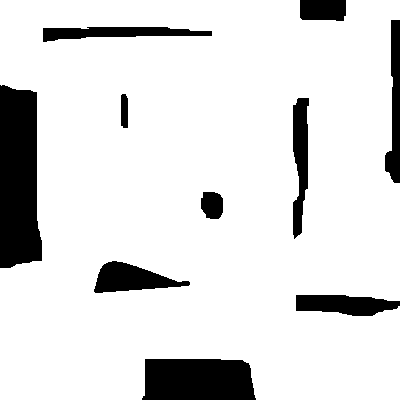
#> input picture grid2.png, 400 x 400 px
$ python 'A*_bezier_smoothing.py'
#> lines starting #> are read from the running program, lines starting #| are printed output that depends on the picture; after the words box and inside, x2 and y2 are one past the last pixel; in counts of white or black regions, pixels touching at a corner belong together
import numpy as np
import cv2
import matplotlib.pyplot as plt
from queue import PriorityQueue

# Create a Bézier curve interpolation function
def bezier_curve(t, p0, p1, p2, p3):
    return (1 - t)**3 * p0 + 3 * (1 - t)**2 * t * p1 + 3 * (1 - t) * t**2 * p2 + t**3 * p3

# Function to create the smoothed path for a Bézier curve segment
def create_smoothed_path(p0, p1, p2, p3, num_points=100):
    t_values = np.linspace(0, 1, num_points)
    return np.array([bezier_curve(t, p0, p1, p2, p3) for t in t_values])

# Function to apply Bézier smoothing to the entire path
def apply_bezier_smoothing(path, num_points=100):
    smoothed_path = []

    for i in range(len(path) - 1):
        p0 = np.array(path[i])
        p3 = np.array(path[i + 1])

        # Choose control points closer to the ends
        p1 = (p0 + p3) / 5  # Adjust the denominator as needed
        p2 = (p0 + p3) * 4 / 5  # Adjust the numerator as needed


        segment_smoothed_path = create_smoothed_path(p0, p1, p2, p3, num_points)
        smoothed_path.extend(segment_smoothed_path)

    return np.array(smoothed_path)

# Function to create an occupancy grid from an image
def create_occupancy_grid_from_image(image_path, threshold=128):
#> called with image_path = 'grid2.png', threshold = 128
    image = cv2.imread(image_path, cv2.IMREAD_GRAYSCALE)
#> image: shape (400, 400); 87.1% white; 10 black regions, largest, box (x1, y1, x2, y2) and area: (0, 85, 42, 268) 6653, (142, 359, 256, 400) 4357, (94, 261, 190, 293) 1743
    _, thresholded = cv2.threshold(image, threshold, 255, cv2.THRESH_BINARY)

    occupancy_grid = thresholded // 255

    return occupancy_grid, image

# Example usage:
image_path = "grid2.png"
start = (350, 50)
goal = (50, 350)

# Create an occupancy grid from the image
occupancy_grid, image = create_occupancy_grid_from_image(image_path)

# Apply A* search for the original path
def a_star_search(occupancy_grid, start, goal):
#> called with start = (350, 50), goal = (50, 350)
    def heuristic(cell, goal):
        #disitance = np.sqrt((cell[0]-goal[0])**2 + (cell[1]-goal[1])**2)
        manhat_distance =  abs(cell[0] - goal[0]) + abs(cell[1] - goal[1])
        return manhat_distance

    open_set = PriorityQueue()
    open_set.put((0, start))
    came_from = {}
    g_score = {cell: float('inf') for cell in np.ndindex(occupancy_grid.shape)}
    g_score[start] = 0

    while not open_set.empty():
        _, current = open_set.get()

        if current == goal:
            path = reconstruct_path(came_from, current)
            return path

        for small_step_x, small_step_y in [(1, 0), (-1, 0), (0, 1), (0, -1)]:
            x, y = current[0] + small_step_x, current[1] + small_step_y

            if 0 <= x < occupancy_grid.shape[1] and 0 <= y < occupancy_grid.shape[0] and occupancy_grid[y, x] == 1:
                tentative_g_score = g_score[current] + 1

                if tentative_g_score < g_score[(x, y)]:
                    came_from[(x, y)] = current
                    g_score[(x, y)] = tentative_g_score
                    f_score = tentative_g_score + heuristic((x, y), goal)
                    open_set.put((f_score, (x, y)))

    return None
def reconstruct_path(came_from, current):
    path = [current]
    while current in came_from:
        current = came_from[current]
        path.insert(0, current)
    return path

# A* search to find the original path
path_found = a_star_search(occupancy_grid, start, goal)
#> path_found = 601 pairs, first value 50 to 350, second value 50 to 350

if path_found:
    print("Original Path found:")
    for cell in path_found:
        print(cell)
#> this loop made 601 passes
#> cell on passes 1 to 3: (350, 50), (349, 50), (348, 50)
#| (350, 50)
#| (349, 50)
#| (348, 50)
#| (347, 50)
#| (346, 50)
#| (345, 50)
#| (344, 50)
#| (343, 50)
#> (further printed lines are left out)
else:
    print("No original path found")
    # Plot the occupancy grid
    plt.imshow(occupancy_grid, cmap='gray', origin='lower')
    plt.plot(start[0], start[1], 'go', label='Start')
    plt.plot(goal[0], goal[1], 'ro', label='Goal')
    plt.legend()
    plt.title("Occupancy Grid without Path")
    plt.grid(True)
    plt.show()

# Apply Bézier curve smoothing to the path
smoothed_path = apply_bezier_smoothing(path_found)
#> the loop in apply_bezier_smoothing, `for i in range(len(path) - 1):` made 600 passes
#> (p0, p3, p1, p2) on passes 1 to 3: ([350, 50], [349, 50], [139.8, 20], [559.2, 80]), ([349, 50], [348, 50], [139.4, 20], [557.6, 80]), ([348, 50], [347, 50], [139, 20], [556, 80])
#> after the loop in apply_bezier_smoothing, `for i in range(len(path) - 1):`: smoothed_path = 60000 items
#> smoothed_path = 60000 pairs, first value 41.34 to 409.8, second value 41.34 to 410.3

# Plot the original image
plt.imshow(image, cmap='gray', origin='lower')
plt.colorbar()
plt.plot(start[0], start[1], 'go', label='Start')
plt.plot(goal[0], goal[1], 'ro', label='Goal')
plt.legend()
plt.title("Original Image")
plt.grid(True)
plt.show()
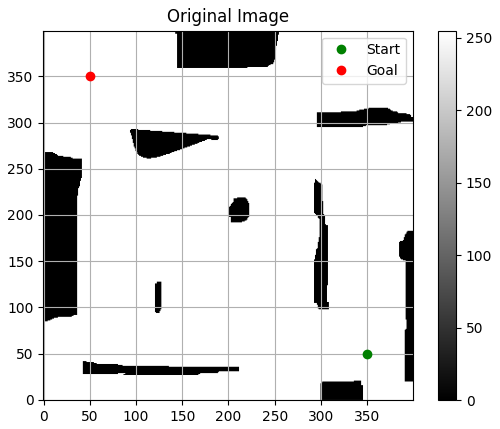
#> figure drawn by matplotlib, 2 panels

# Plot the occupancy grid with the smoothed path
plt.imshow(occupancy_grid, cmap='gray', origin='lower')
plt.colorbar()
plt.plot([int(cell[0]) for cell in smoothed_path], [int(cell[1]) for cell in smoothed_path], marker='o', markersize=4, color='blue', label='Path')
plt.plot(start[0], start[1], 'go', label='Start')
plt.plot(goal[0], goal[1], 'ro', label='Goal')
plt.legend()
plt.title("Occupancy Grid with Smoothed Path")
plt.grid(True)
plt.show()
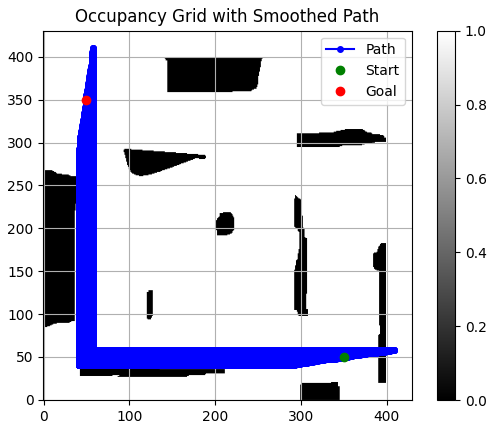
#> figure drawn by matplotlib, 2 panels

$ run again, with grid1.png copied over grid2.png
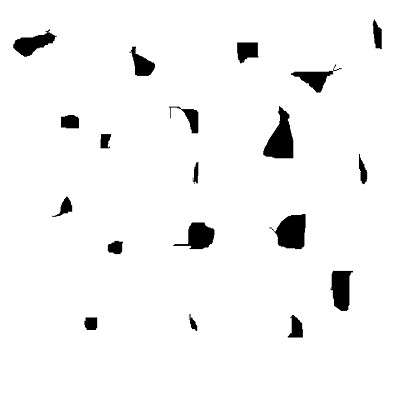
#> input picture grid1.png, 400 x 400 px
#> in create_occupancy_grid_from_image, image is the input picture: shape (400, 400); min 0, max 255, mean 244.6
#> in create_occupancy_grid_from_image, `_, thresholded = cv2.threshold(image, threshold, 255, cv2.THRESH_BINARY)`:
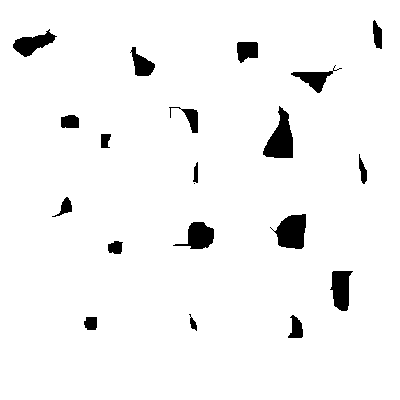
#> thresholded: shape (400, 400); 95.9% white; 20 black regions (1 under 20 px), largest, box (x1, y1, x2, y2) and area: (263, 106, 293, 158) 901, (270, 214, 306, 249) 847, (330, 271, 353, 311) 636
#> path_found = 601 pairs, first value 50 to 350, second value 50 to 350
#> the loop `for cell in path_found:` made 601 passes
#> cell on passes 1 to 3: (350, 50), (349, 50), (348, 50)
#> (printed output is left out)
#> the loop in apply_bezier_smoothing, `for i in range(len(path) - 1):` made 600 passes
#> (p0, p3, p1, p2) on passes 1 to 3: ([350, 50], [349, 50], [139.8, 20], [559.2, 80]), ([349, 50], [348, 50], [139.4, 20], [557.6, 80]), ([348, 50], [347, 50], [139, 20], [556, 80])
#> after the loop in apply_bezier_smoothing, `for i in range(len(path) - 1):`: smoothed_path = 60000 items
#> `smoothed_path = apply_bezier_smoothing(path_found)`: smoothed_path = 60000 pairs, first value 41.34 to 409.8, second value 41.34 to 410.3
#> `plt.show()`:
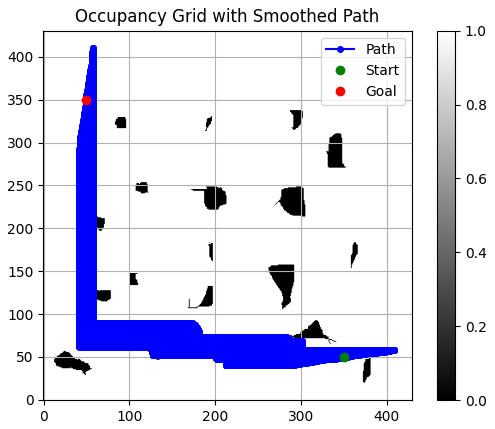
#> figure drawn by matplotlib, 2 panels

$ run again, with grid4.png copied over grid2.png
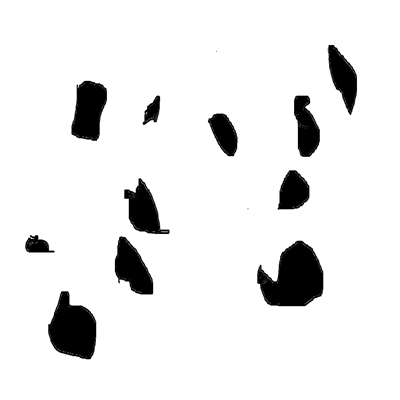
#> input picture grid4.png, 400 x 400 px
#> in create_occupancy_grid_from_image, image is the input picture: shape (400, 400); min 0, max 255, mean 233.2
#> in create_occupancy_grid_from_image, `_, thresholded = cv2.threshold(image, threshold, 255, cv2.THRESH_BINARY)`:
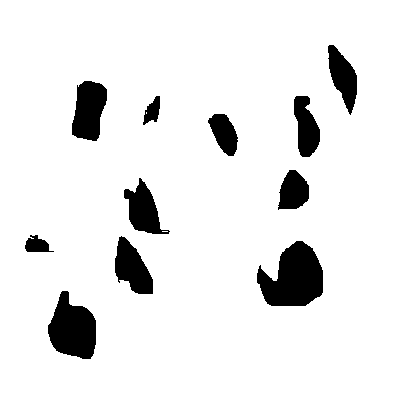
#> thresholded: shape (400, 400); 91.3% white; 11 black regions, largest, box (x1, y1, x2, y2) and area: (257, 241, 323, 306) 2935, (48, 291, 96, 359) 2247, (72, 81, 107, 141) 1571
#> path_found = 619 pairs, first value 47 to 350, second value 44 to 350
#> the loop `for cell in path_found:` made 619 passes
#> cell on passes 1 to 3: (350, 50), (349, 50), (348, 50)
#> (printed output is left out)
#> the loop in apply_bezier_smoothing, `for i in range(len(path) - 1):` made 618 passes
#> (p0, p3, p1, p2) on passes 1 to 3: ([350, 50], [349, 50], [139.8, 20], [559.2, 80]), ([349, 50], [348, 50], [139.4, 20], [557.6, 80]), ([348, 50], [347, 50], [139, 20], [556, 80])
#> after the loop in apply_bezier_smoothing, `for i in range(len(path) - 1):`: smoothed_path = 61800 items
#> `smoothed_path = apply_bezier_smoothing(path_found)`: smoothed_path = 61800 pairs, first value 38.86 to 409.8, second value 36.38 to 410.6
#> `plt.show()`:
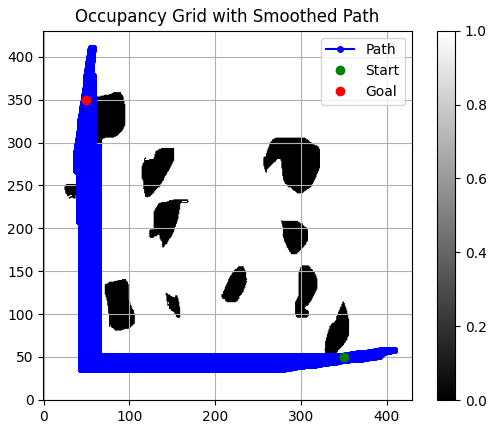
#> figure drawn by matplotlib, 2 panels

$ run again, with grid5.png copied over grid2.png
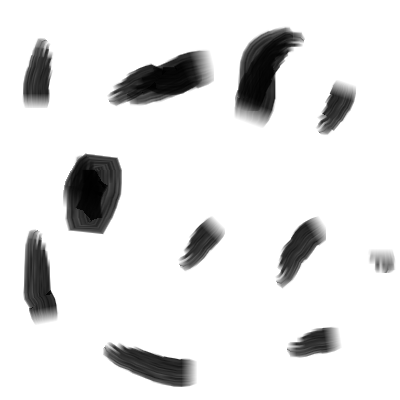
#> input picture grid5.png, 400 x 400 px
#> in create_occupancy_grid_from_image, image is the input picture: shape (400, 400); min 1, max 255, mean 229
#> in create_occupancy_grid_from_image, `_, thresholded = cv2.threshold(image, threshold, 255, cv2.THRESH_BINARY)`:
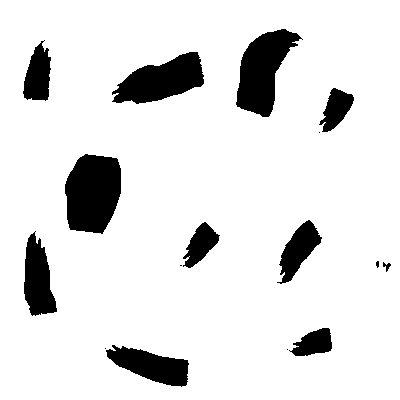
#> thresholded: shape (400, 400); 88.5% white; 16 black regions (5 under 20 px), largest, box (x1, y1, x2, y2) and area: (65, 154, 121, 234) 3611, (236, 29, 303, 117) 3165, (112, 52, 204, 104) 2853
#> path_found = 601 pairs, first value 50 to 350, second value 50 to 350
#> the loop `for cell in path_found:` made 601 passes
#> cell on passes 1 to 3: (350, 50), (349, 50), (348, 50)
#> (printed output is left out)
#> the loop in apply_bezier_smoothing, `for i in range(len(path) - 1):` made 600 passes
#> (p0, p3, p1, p2) on passes 1 to 3: ([350, 50], [349, 50], [139.8, 20], [559.2, 80]), ([349, 50], [348, 50], [139.4, 20], [557.6, 80]), ([348, 50], [347, 50], [139, 20], [556, 80])
#> after the loop in apply_bezier_smoothing, `for i in range(len(path) - 1):`: smoothed_path = 60000 items
#> `smoothed_path = apply_bezier_smoothing(path_found)`: smoothed_path = 60000 pairs, first value 41.34 to 409.8, second value 41.34 to 410.3
#> `plt.show()`:
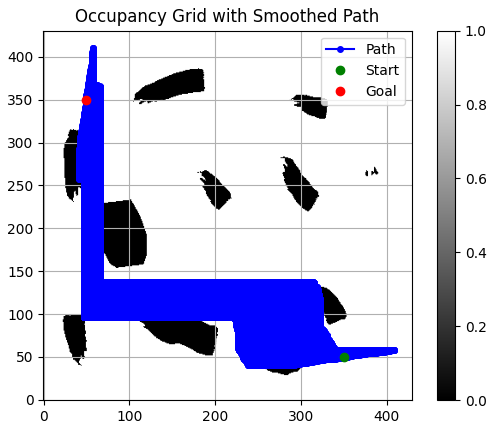
#> figure drawn by matplotlib, 2 panels
